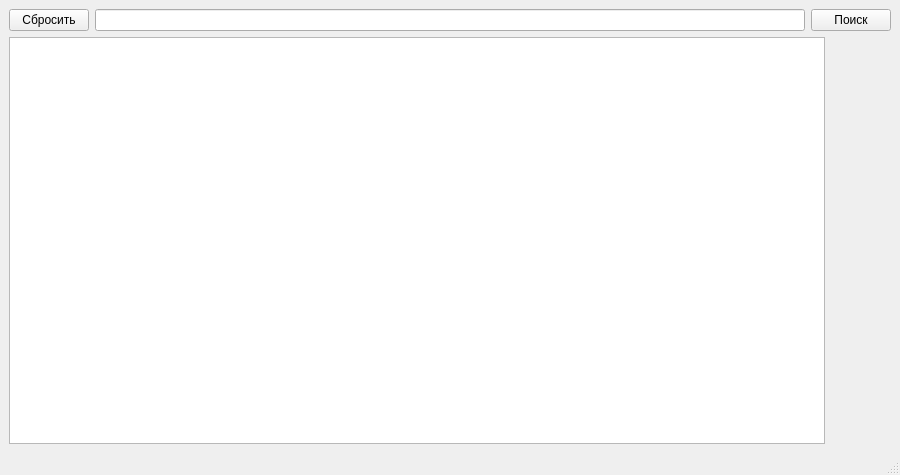
<?xml version="1.0" encoding="UTF-8"?>
<ui version="4.0">
 <class>MainWindow</class>
 <widget class="QMainWindow" name="MainWindow">
  <property name="geometry">
   <rect>
    <x>0</x>
    <y>0</y>
    <width>900</width>
    <height>475</height>
   </rect>
  </property>
  <property name="windowTitle">
   <string>MainWindow</string>
  </property>
  <widget class="QWidget" name="centralwidget">
   <layout class="QVBoxLayout" name="verticalLayout">
    <item>
     <layout class="QHBoxLayout" name="horizontalLayout">
      <item>
       <widget class="QPushButton" name="pushButton_2">
        <property name="text">
         <string>Сбросить</string>
        </property>
       </widget>
      </item>
      <item>
       <widget class="QLineEdit" name="lineEdit">
        <property name="inputMask">
         <string/>
        </property>
        <property name="text">
         <string/>
        </property>
        <property name="alignment">
         <set>Qt::AlignRight|Qt::AlignTrailing|Qt::AlignVCenter</set>
        </property>
        <property name="placeholderText">
         <string/>
        </property>
       </widget>
      </item>
      <item>
       <widget class="QPushButton" name="pushButton">
        <property name="text">
         <string>Поиск</string>
        </property>
       </widget>
      </item>
     </layout>
    </item>
    <item>
     <layout class="QHBoxLayout" name="horizontalLayout_2">
      <item>
       <widget class="QTextEdit" name="textEdit">
        <property name="font">
         <font>
          <pointsize>12</pointsize>
         </font>
        </property>
       </widget>
      </item>
      <item>
       <spacer name="verticalSpacer_2">
        <property name="orientation">
         <enum>Qt::Vertical</enum>
        </property>
        <property name="sizeHint" stdset="0">
         <size>
          <width>20</width>
          <height>40</height>
         </size>
        </property>
       </spacer>
      </item>
      <item>
       <layout class="QVBoxLayout" name="verticalLayout_2">
        <item>
         <widget class="QLabel" name="image">
          <property name="text">
           <string/>
          </property>
         </widget>
        </item>
        <item>
         <spacer name="verticalSpacer">
          <property name="orientation">
           <enum>Qt::Vertical</enum>
          </property>
          <property name="sizeHint" stdset="0">
           <size>
            <width>20</width>
            <height>40</height>
           </size>
          </property>
         </spacer>
        </item>
       </layout>
      </item>
      <item>
       <spacer name="verticalSpacer_3">
        <property name="orientation">
         <enum>Qt::Vertical</enum>
        </property>
        <property name="sizeHint" stdset="0">
         <size>
          <width>20</width>
          <height>40</height>
         </size>
        </property>
       </spacer>
      </item>
     </layout>
    </item>
   </layout>
  </widget>
  <widget class="QMenuBar" name="menubar">
   <property name="geometry">
    <rect>
     <x>0</x>
     <y>0</y>
     <width>900</width>
     <height>21</height>
    </rect>
   </property>
  </widget>
  <widget class="QStatusBar" name="statusbar"/>
 </widget>
 <resources/>
 <connections/>
</ui>
